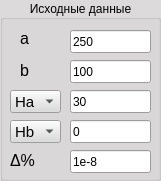
     <widget class="QGroupBox" name="groupBoxRectangle_5">
      <property name="geometry">
       <rect>
        <x>10</x>
        <y>0</y>
        <width>161</width>
        <height>181</height>
       </rect>
      </property>
      <property name="palette">
       <palette>
        <active>
         <colorrole role="WindowText">
          <brush brushstyle="SolidPattern">
           <color alpha="255">
            <red>0</red>
            <green>0</green>
            <blue>0</blue>
           </color>
          </brush>
         </colorrole>
         <colorrole role="Button">
          <brush brushstyle="SolidPattern">
           <color alpha="255">
            <red>220</red>
            <green>218</green>
            <blue>218</blue>
           </color>
          </brush>
         </colorrole>
         <colorrole role="Light">
          <brush brushstyle="SolidPattern">
           <color alpha="255">
            <red>255</red>
            <green>255</green>
            <blue>255</blue>
           </color>
          </brush>
         </colorrole>
         <colorrole role="Midlight">
          <brush brushstyle="SolidPattern">
           <color alpha="255">
            <red>237</red>
            <green>236</green>
            <blue>236</blue>
           </color>
          </brush>
         </colorrole>
         <colorrole role="Dark">
          <brush brushstyle="SolidPattern">
           <color alpha="255">
            <red>110</red>
            <green>109</green>
            <blue>109</blue>
           </color>
          </brush>
         </colorrole>
         <colorrole role="Mid">
          <brush brushstyle="SolidPattern">
           <color alpha="255">
            <red>147</red>
            <green>145</green>
            <blue>145</blue>
           </color>
          </brush>
         </colorrole>
         <colorrole role="Text">
          <brush brushstyle="SolidPattern">
           <color alpha="255">
            <red>0</red>
            <green>0</green>
            <blue>0</blue>
           </color>
          </brush>
         </colorrole>
         <colorrole role="BrightText">
          <brush brushstyle="SolidPattern">
           <color alpha="255">
            <red>255</red>
            <green>255</green>
            <blue>255</blue>
           </color>
          </brush>
         </colorrole>
         <colorrole role="ButtonText">
          <brush brushstyle="SolidPattern">
           <color alpha="255">
            <red>0</red>
            <green>0</green>
            <blue>0</blue>
           </color>
          </brush>
         </colorrole>
         <colorrole role="Base">
          <brush brushstyle="SolidPattern">
           <color alpha="255">
            <red>255</red>
            <green>255</green>
            <blue>255</blue>
           </color>
          </brush>
         </colorrole>
         <colorrole role="Window">
          <brush brushstyle="SolidPattern">
           <color alpha="255">
            <red>220</red>
            <green>218</green>
            <blue>218</blue>
           </color>
          </brush>
         </colorrole>
         <colorrole role="Shadow">
          <brush brushstyle="SolidPattern">
           <color alpha="255">
            <red>0</red>
            <green>0</green>
            <blue>0</blue>
           </color>
          </brush>
         </colorrole>
         <colorrole role="AlternateBase">
          <brush brushstyle="SolidPattern">
           <color alpha="255">
            <red>237</red>
            <green>236</green>
            <blue>236</blue>
           </color>
          </brush>
         </colorrole>
         <colorrole role="ToolTipBase">
          <brush brushstyle="SolidPattern">
           <color alpha="255">
            <red>255</red>
            <green>255</green>
            <blue>220</blue>
           </color>
          </brush>
         </colorrole>
         <colorrole role="ToolTipText">
          <brush brushstyle="SolidPattern">
           <color alpha="255">
            <red>0</red>
            <green>0</green>
            <blue>0</blue>
           </color>
          </brush>
         </colorrole>
        </active>
        <inactive>
         <colorrole role="WindowText">
          <brush brushstyle="SolidPattern">
           <color alpha="255">
            <red>0</red>
            <green>0</green>
            <blue>0</blue>
           </color>
          </brush>
         </colorrole>
         <colorrole role="Button">
          <brush brushstyle="SolidPattern">
           <color alpha="255">
            <red>220</red>
            <green>218</green>
            <blue>218</blue>
           </color>
          </brush>
         </colorrole>
         <colorrole role="Light">
          <brush brushstyle="SolidPattern">
           <color alpha="255">
            <red>255</red>
            <green>255</green>
            <blue>255</blue>
           </color>
          </brush>
         </colorrole>
         <colorrole role="Midlight">
          <brush brushstyle="SolidPattern">
           <color alpha="255">
            <red>237</red>
            <green>236</green>
            <blue>236</blue>
           </color>
          </brush>
         </colorrole>
         <colorrole role="Dark">
          <brush brushstyle="SolidPattern">
           <color alpha="255">
            <red>110</red>
            <green>109</green>
            <blue>109</blue>
           </color>
          </brush>
         </colorrole>
         <colorrole role="Mid">
          <brush brushstyle="SolidPattern">
           <color alpha="255">
            <red>147</red>
            <green>145</green>
            <blue>145</blue>
           </color>
          </brush>
         </colorrole>
         <colorrole role="Text">
          <brush brushstyle="SolidPattern">
           <color alpha="255">
            <red>0</red>
            <green>0</green>
            <blue>0</blue>
           </color>
          </brush>
         </colorrole>
         <colorrole role="BrightText">
          <brush brushstyle="SolidPattern">
           <color alpha="255">
            <red>255</red>
            <green>255</green>
            <blue>255</blue>
           </color>
          </brush>
         </colorrole>
         <colorrole role="ButtonText">
          <brush brushstyle="SolidPattern">
           <color alpha="255">
            <red>0</red>
            <green>0</green>
            <blue>0</blue>
           </color>
          </brush>
         </colorrole>
         <colorrole role="Base">
          <brush brushstyle="SolidPattern">
           <color alpha="255">
            <red>255</red>
            <green>255</green>
            <blue>255</blue>
           </color>
          </brush>
         </colorrole>
         <colorrole role="Window">
          <brush brushstyle="SolidPattern">
           <color alpha="255">
            <red>220</red>
            <green>218</green>
            <blue>218</blue>
           </color>
          </brush>
         </colorrole>
         <colorrole role="Shadow">
          <brush brushstyle="SolidPattern">
           <color alpha="255">
            <red>0</red>
            <green>0</green>
            <blue>0</blue>
           </color>
          </brush>
         </colorrole>
         <colorrole role="AlternateBase">
          <brush brushstyle="SolidPattern">
           <color alpha="255">
            <red>237</red>
            <green>236</green>
            <blue>236</blue>
           </color>
          </brush>
         </colorrole>
         <colorrole role="ToolTipBase">
          <brush brushstyle="SolidPattern">
           <color alpha="255">
            <red>255</red>
            <green>255</green>
            <blue>220</blue>
           </color>
          </brush>
         </colorrole>
         <colorrole role="ToolTipText">
          <brush brushstyle="SolidPattern">
           <color alpha="255">
            <red>0</red>
            <green>0</green>
            <blue>0</blue>
           </color>
          </brush>
         </colorrole>
        </inactive>
        <disabled>
         <colorrole role="WindowText">
          <brush brushstyle="SolidPattern">
           <color alpha="255">
            <red>110</red>
            <green>109</green>
            <blue>109</blue>
           </color>
          </brush>
         </colorrole>
         <colorrole role="Button">
          <brush brushstyle="SolidPattern">
           <color alpha="255">
            <red>220</red>
            <green>218</green>
            <blue>218</blue>
           </color>
          </brush>
         </colorrole>
         <colorrole role="Light">
          <brush brushstyle="SolidPattern">
           <color alpha="255">
            <red>255</red>
            <green>255</green>
            <blue>255</blue>
           </color>
          </brush>
         </colorrole>
         <colorrole role="Midlight">
          <brush brushstyle="SolidPattern">
           <color alpha="255">
            <red>237</red>
            <green>236</green>
            <blue>236</blue>
           </color>
          </brush>
         </colorrole>
         <colorrole role="Dark">
          <brush brushstyle="SolidPattern">
           <color alpha="255">
            <red>110</red>
            <green>109</green>
            <blue>109</blue>
           </color>
          </brush>
         </colorrole>
         <colorrole role="Mid">
          <brush brushstyle="SolidPattern">
           <color alpha="255">
            <red>147</red>
            <green>145</green>
            <blue>145</blue>
           </color>
          </brush>
         </colorrole>
         <colorrole role="Text">
          <brush brushstyle="SolidPattern">
           <color alpha="255">
            <red>110</red>
            <green>109</green>
            <blue>109</blue>
           </color>
          </brush>
         </colorrole>
         <colorrole role="BrightText">
          <brush brushstyle="SolidPattern">
           <color alpha="255">
            <red>255</red>
            <green>255</green>
            <blue>255</blue>
           </color>
          </brush>
         </colorrole>
         <colorrole role="ButtonText">
          <brush brushstyle="SolidPattern">
           <color alpha="255">
            <red>110</red>
            <green>109</green>
            <blue>109</blue>
           </color>
          </brush>
         </colorrole>
         <colorrole role="Base">
          <brush brushstyle="SolidPattern">
           <color alpha="255">
            <red>220</red>
            <green>218</green>
            <blue>218</blue>
           </color>
          </brush>
         </colorrole>
         <colorrole role="Window">
          <brush brushstyle="SolidPattern">
           <color alpha="255">
            <red>220</red>
            <green>218</green>
            <blue>218</blue>
           </color>
          </brush>
         </colorrole>
         <colorrole role="Shadow">
          <brush brushstyle="SolidPattern">
           <color alpha="255">
            <red>0</red>
            <green>0</green>
            <blue>0</blue>
           </color>
          </brush>
         </colorrole>
         <colorrole role="AlternateBase">
          <brush brushstyle="SolidPattern">
           <color alpha="255">
            <red>220</red>
            <green>218</green>
            <blue>218</blue>
           </color>
          </brush>
         </colorrole>
         <colorrole role="ToolTipBase">
          <brush brushstyle="SolidPattern">
           <color alpha="255">
            <red>255</red>
            <green>255</green>
            <blue>220</blue>
           </color>
          </brush>
         </colorrole>
         <colorrole role="ToolTipText">
          <brush brushstyle="SolidPattern">
           <color alpha="255">
            <red>0</red>
            <green>0</green>
            <blue>0</blue>
           </color>
          </brush>
         </colorrole>
        </disabled>
       </palette>
      </property>
      <property name="title">
       <string>Исходные данные</string>
      </property>
      <property name="alignment">
       <set>Qt::AlignCenter</set>
      </property>
      <widget class="QLabel" name="label_74">
       <property name="geometry">
        <rect>
         <x>20</x>
         <y>30</y>
         <width>16</width>
         <height>16</height>
        </rect>
       </property>
       <property name="font">
        <font>
         <pointsize>12</pointsize>
        </font>
       </property>
       <property name="text">
        <string>a</string>
       </property>
      </widget>
      <widget class="QLineEdit" name="lineEditEllipseB">
       <property name="geometry">
        <rect>
         <x>70</x>
         <y>60</y>
         <width>81</width>
         <height>23</height>
        </rect>
       </property>
       <property name="text">
        <string>100</string>
       </property>
      </widget>
      <widget class="QLabel" name="label_75">
       <property name="geometry">
        <rect>
         <x>20</x>
         <y>60</y>
         <width>16</width>
         <height>21</height>
        </rect>
       </property>
       <property name="font">
        <font>
         <pointsize>12</pointsize>
        </font>
       </property>
       <property name="text">
        <string>b</string>
       </property>
      </widget>
      <widget class="QLineEdit" name="lineEditEllipseA">
       <property name="geometry">
        <rect>
         <x>70</x>
         <y>30</y>
         <width>81</width>
         <height>23</height>
        </rect>
       </property>
       <property name="text">
        <string>250</string>
       </property>
      </widget>
      <widget class="QLineEdit" name="lineEditEllipseHa">
       <property name="geometry">
        <rect>
         <x>70</x>
         <y>90</y>
         <width>81</width>
         <height>23</height>
        </rect>
       </property>
       <property name="text">
        <string>30</string>
       </property>
      </widget>
      <widget class="QLineEdit" name="lineEditEllipseHb">
       <property name="geometry">
        <rect>
         <x>70</x>
         <y>120</y>
         <width>81</width>
         <height>23</height>
        </rect>
       </property>
       <property name="text">
        <string>0</string>
       </property>
      </widget>
      <widget class="QLabel" name="label_217">
       <property name="geometry">
        <rect>
         <x>10</x>
         <y>150</y>
         <width>31</width>
         <height>21</height>
        </rect>
       </property>
       <property name="font">
        <font>
         <pointsize>12</pointsize>
        </font>
       </property>
       <property name="text">
        <string>Δ%</string>
       </property>
      </widget>
      <widget class="QLineEdit" name="lineEditEllipseCalcErr">
       <property name="geometry">
        <rect>
         <x>70</x>
         <y>150</y>
         <width>81</width>
         <height>23</height>
        </rect>
       </property>
       <property name="text">
        <string>1e-8</string>
       </property>
      </widget>
      <widget class="QComboBox" name="comboBoxEllipseA">
       <property name="geometry">
        <rect>
         <x>10</x>
         <y>90</y>
         <width>51</width>
         <height>23</height>
        </rect>
       </property>
       <property name="font">
        <font>
         <pointsize>11</pointsize>
        </font>
       </property>
       <item>
        <property name="text">
         <string>Ha</string>
        </property>
       </item>
       <item>
        <property name="text">
         <string>α</string>
        </property>
       </item>
      </widget>
      <widget class="QComboBox" name="comboBoxEllipseB">
       <property name="geometry">
        <rect>
         <x>10</x>
         <y>120</y>
         <width>51</width>
         <height>23</height>
        </rect>
       </property>
       <property name="font">
        <font>
         <pointsize>11</pointsize>
        </font>
       </property>
       <item>
        <property name="text">
         <string>Hb</string>
        </property>
       </item>
       <item>
        <property name="text">
         <string>β</string>
        </property>
       </item>
      </widget>
     </widget>
